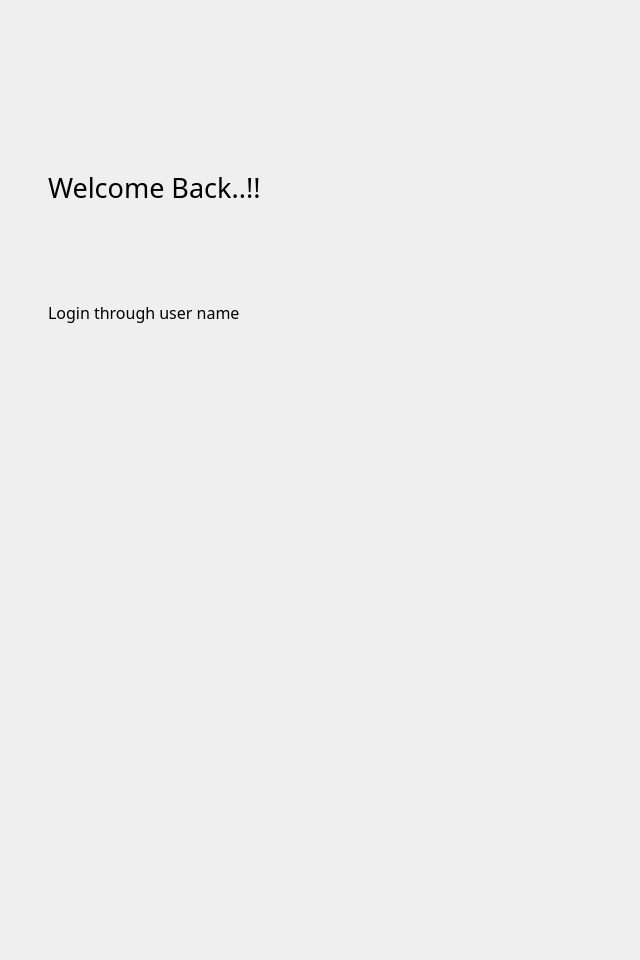
<?xml version="1.0" encoding="UTF-8"?>
<ui version="4.0">
 <class>Login</class>
 <widget class="QWidget" name="Login">
  <property name="geometry">
   <rect>
    <x>0</x>
    <y>0</y>
    <width>640</width>
    <height>960</height>
   </rect>
  </property>
  <property name="sizePolicy">
   <sizepolicy hsizetype="Fixed" vsizetype="Fixed">
    <horstretch>0</horstretch>
    <verstretch>0</verstretch>
   </sizepolicy>
  </property>
  <property name="windowTitle">
   <string>Form</string>
  </property>
  <property name="autoFillBackground">
   <bool>false</bool>
  </property>
  <widget class="QLabel" name="label">
   <property name="geometry">
    <rect>
     <x>48</x>
     <y>169</y>
     <width>281</width>
     <height>41</height>
    </rect>
   </property>
   <property name="font">
    <font>
     <family>微软雅黑</family>
     <pointsize>20</pointsize>
     <weight>50</weight>
     <bold>false</bold>
     <stylestrategy>PreferAntialias</stylestrategy>
     <kerning>true</kerning>
    </font>
   </property>
   <property name="text">
    <string>Welcome Back..!!</string>
   </property>
   <property name="textFormat">
    <enum>Qt::PlainText</enum>
   </property>
   <property name="alignment">
    <set>Qt::AlignLeading|Qt::AlignLeft|Qt::AlignTop</set>
   </property>
  </widget>
  <widget class="WLoginSwitch" name="loginSwitch" native="true">
   <property name="geometry">
    <rect>
     <x>48</x>
     <y>230</y>
     <width>544</width>
     <height>56</height>
    </rect>
   </property>
   <property name="sizePolicy">
    <sizepolicy hsizetype="Fixed" vsizetype="Fixed">
     <horstretch>0</horstretch>
     <verstretch>0</verstretch>
    </sizepolicy>
   </property>
   <property name="font">
    <font>
     <family>微软雅黑</family>
     <pointsize>12</pointsize>
     <weight>75</weight>
     <bold>true</bold>
    </font>
   </property>
  </widget>
  <widget class="QLabel" name="label_2">
   <property name="geometry">
    <rect>
     <x>48</x>
     <y>301</y>
     <width>281</width>
     <height>27</height>
    </rect>
   </property>
   <property name="sizePolicy">
    <sizepolicy hsizetype="Fixed" vsizetype="Fixed">
     <horstretch>0</horstretch>
     <verstretch>0</verstretch>
    </sizepolicy>
   </property>
   <property name="font">
    <font>
     <family>微软雅黑</family>
     <pointsize>12</pointsize>
     <weight>50</weight>
     <bold>false</bold>
     <stylestrategy>PreferAntialias</stylestrategy>
    </font>
   </property>
   <property name="text">
    <string>Login through user name</string>
   </property>
   <property name="alignment">
    <set>Qt::AlignLeading|Qt::AlignLeft|Qt::AlignTop</set>
   </property>
  </widget>
 </widget>
 <customwidgets>
  <customwidget>
   <class>WLoginSwitch</class>
   <extends>QWidget</extends>
   <header location="global">WLoginSwitch.h</header>
   <container>1</container>
  </customwidget>
 </customwidgets>
 <resources/>
 <connections/>
</ui>
